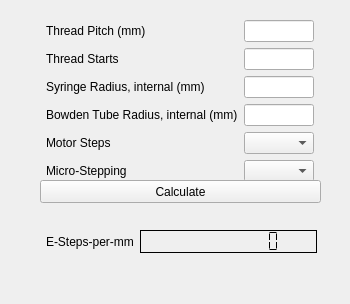
<?xml version="1.0" encoding="UTF-8"?>
<ui version="4.0">
 <class>Window</class>
 <widget class="QWidget" name="Window">
  <property name="geometry">
   <rect>
    <x>0</x>
    <y>0</y>
    <width>350</width>
    <height>304</height>
   </rect>
  </property>
  <property name="minimumSize">
   <size>
    <width>350</width>
    <height>304</height>
   </size>
  </property>
  <property name="windowTitle">
   <string>LVESPmm</string>
  </property>
  <property name="windowIcon">
   <iconset>
    <normaloff>Vertical Logo.png</normaloff>Vertical Logo.png</iconset>
  </property>
  <widget class="QWidget" name="layoutWidget">
   <property name="geometry">
    <rect>
     <x>36</x>
     <y>10</y>
     <width>288</width>
     <height>182</height>
    </rect>
   </property>
   <layout class="QFormLayout" name="formLayout_params">
    <property name="formAlignment">
     <set>Qt::AlignHCenter|Qt::AlignTop</set>
    </property>
    <property name="leftMargin">
     <number>10</number>
    </property>
    <property name="topMargin">
     <number>10</number>
    </property>
    <property name="rightMargin">
     <number>10</number>
    </property>
    <property name="bottomMargin">
     <number>10</number>
    </property>
    <item row="0" column="0">
     <widget class="QLabel" name="label_pitch">
      <property name="text">
       <string>Thread Pitch (mm)</string>
      </property>
     </widget>
    </item>
    <item row="0" column="1">
     <widget class="QLineEdit" name="lineEdit_pitch"/>
    </item>
    <item row="1" column="0">
     <widget class="QLabel" name="label_starts">
      <property name="text">
       <string>Thread Starts</string>
      </property>
     </widget>
    </item>
    <item row="1" column="1">
     <widget class="QLineEdit" name="lineEdit_starts"/>
    </item>
    <item row="2" column="0">
     <widget class="QLabel" name="label_rs">
      <property name="text">
       <string>Syringe Radius, internal (mm)</string>
      </property>
     </widget>
    </item>
    <item row="2" column="1">
     <widget class="QLineEdit" name="lineEdit_rs"/>
    </item>
    <item row="3" column="0">
     <widget class="QLabel" name="label_rb">
      <property name="text">
       <string>Bowden Tube Radius, internal (mm)</string>
      </property>
     </widget>
    </item>
    <item row="3" column="1">
     <widget class="QLineEdit" name="lineEdit_rb"/>
    </item>
    <item row="4" column="0">
     <widget class="QLabel" name="label_steps">
      <property name="text">
       <string>Motor Steps</string>
      </property>
     </widget>
    </item>
    <item row="4" column="1">
     <widget class="QComboBox" name="comboBox_steps">
      <property name="enabled">
       <bool>true</bool>
      </property>
      <property name="editable">
       <bool>false</bool>
      </property>
     </widget>
    </item>
    <item row="5" column="0">
     <widget class="QLabel" name="label_usteps">
      <property name="text">
       <string>Micro-Stepping</string>
      </property>
     </widget>
    </item>
    <item row="5" column="1">
     <widget class="QComboBox" name="comboBox_usteps">
      <property name="editable">
       <bool>false</bool>
      </property>
     </widget>
    </item>
   </layout>
  </widget>
  <widget class="QWidget" name="layoutWidget_2">
   <property name="geometry">
    <rect>
     <x>36</x>
     <y>220</y>
     <width>291</width>
     <height>43</height>
    </rect>
   </property>
   <layout class="QFormLayout" name="formLayout_results">
    <property name="formAlignment">
     <set>Qt::AlignCenter</set>
    </property>
    <property name="leftMargin">
     <number>10</number>
    </property>
    <property name="topMargin">
     <number>10</number>
    </property>
    <property name="rightMargin">
     <number>10</number>
    </property>
    <property name="bottomMargin">
     <number>10</number>
    </property>
    <item row="0" column="0">
     <widget class="QLabel" name="label_espmm">
      <property name="text">
       <string>E-Steps-per-mm</string>
      </property>
     </widget>
    </item>
    <item row="0" column="1">
     <widget class="QLCDNumber" name="lcdNumber_espmm">
      <property name="enabled">
       <bool>true</bool>
      </property>
      <property name="font">
       <font>
        <pointsize>8</pointsize>
       </font>
      </property>
      <property name="layoutDirection">
       <enum>Qt::LeftToRight</enum>
      </property>
      <property name="autoFillBackground">
       <bool>true</bool>
      </property>
      <property name="frameShape">
       <enum>QFrame::Box</enum>
      </property>
      <property name="frameShadow">
       <enum>QFrame::Plain</enum>
      </property>
      <property name="smallDecimalPoint">
       <bool>false</bool>
      </property>
      <property name="digitCount">
       <number>10</number>
      </property>
      <property name="segmentStyle">
       <enum>QLCDNumber::Flat</enum>
      </property>
      <property name="intValue" stdset="0">
       <number>0</number>
      </property>
     </widget>
    </item>
   </layout>
  </widget>
  <widget class="QPushButton" name="pushButton_calc">
   <property name="geometry">
    <rect>
     <x>40</x>
     <y>180</y>
     <width>281</width>
     <height>23</height>
    </rect>
   </property>
   <property name="text">
    <string>Calculate</string>
   </property>
   <property name="autoDefault">
    <bool>false</bool>
   </property>
   <property name="default">
    <bool>false</bool>
   </property>
   <property name="flat">
    <bool>false</bool>
   </property>
  </widget>
 </widget>
 <layoutdefault spacing="6" margin="9"/>
 <resources/>
 <connections/>
</ui>
